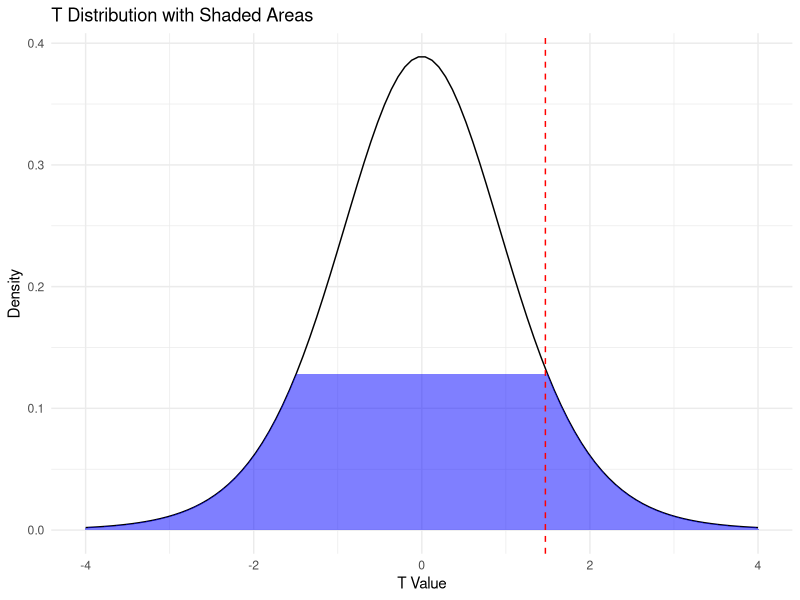
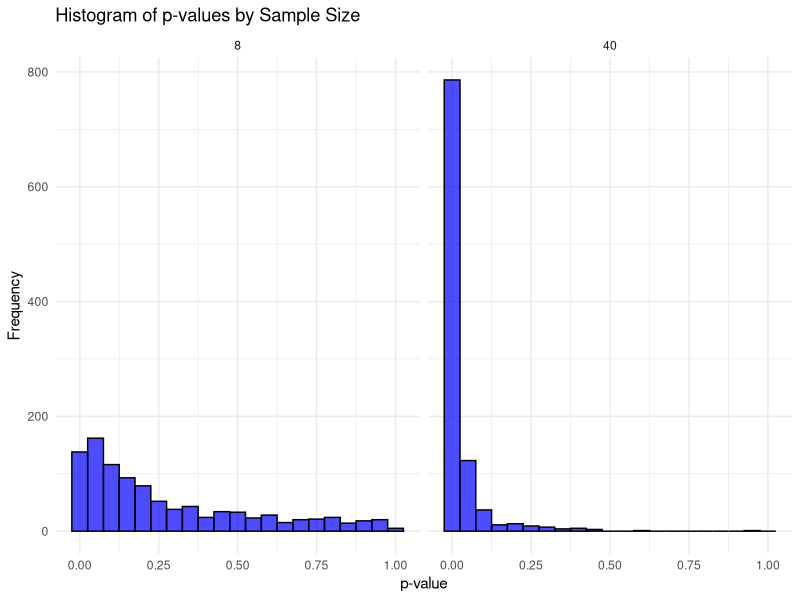
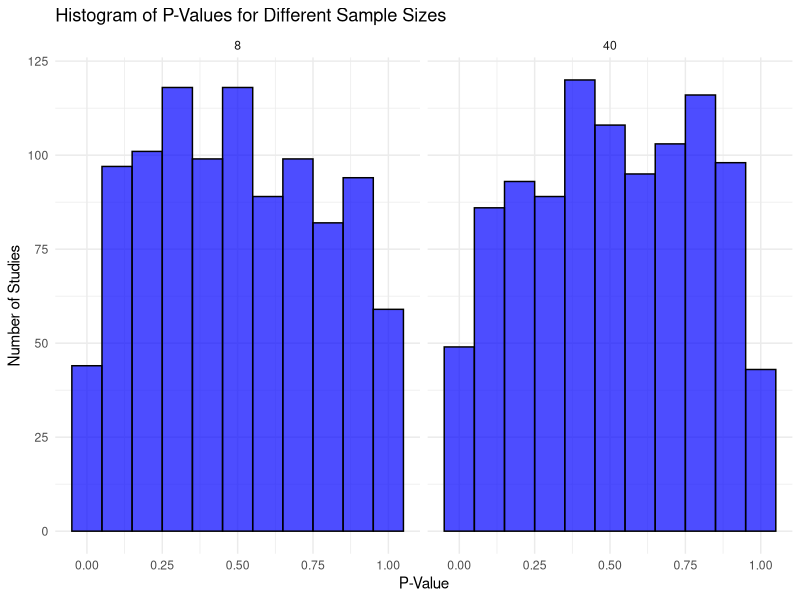

These figures' R source, in order:
## ---- chunk 1

# Laster inn nødvendige pakker
library(tidyverse)

# Setter seed for å gjøre resultatene reproduserbare
set.seed(1)

# Simulerer populasjonen med 1 million verdier, middelverdi 1.5 og standardavvik 3

population <- rnorm(1000000, mean = 1.5, sd = 3)

# Trekker ut to tilfeldige utvalg fra populasjonen, ett med n=8 og ett med n=40
samp1 <- data.frame(y = sample(population, 8, replace = FALSE))  # Utvalg med n = 8
samp2 <- data.frame(y = sample(population, 40, replace = FALSE))  # Utvalg med n = 40

# Tilpasser en lineær modell for begge utvalgene (y ~ 1 betyr bare å estimere gjennomsnittet)
m1 <- lm(y ~ 1, data = samp1)  # Modell for n = 8
m2 <- lm(y ~ 1, data = samp2)  # Modell for n = 40

# Viser oppsummering av modellene
summary(m1)
summary(m2)


## ---- chunk 2
# Analyse av resultatene fra modellene
cat("Resultater fra modell for n = 8:\n")
cat("Estimert gjennomsnitt (Intercept):", coef(m1)[1], "\n")
cat("Standardfeil (SE):", summary(m1)$coefficients[1, 2], "\n")
cat("t-verdi:", summary(m1)$coefficients[1, 3], "\n")
cat("p-verdi:", summary(m1)$coefficients[1, 4], "\n")

cat("\nResultater fra modell for n = 40:\n")
cat("Estimert gjennomsnitt (Intercept):", coef(m2)[1], "\n")
cat("Standardfeil (SE):", summary(m2)$coefficients[1, 2], "\n")
cat("t-verdi:", summary(m2)$coefficients[1, 3], "\n")
cat("p-verdi:", summary(m2)$coefficients[1, 4], "\n")


## ---- chunk 3
# plotter t - fordelingen
x_values <- seq(-4, 4, length.out = 100)
y_values <- dt(x_values, df = 10)

df <- data.frame(x = x_values, y = y_values)

# Plot
ggplot(df, aes(x = x, y = y)) +
  geom_line() +
  geom_area(data = subset(df, x >= 1.47 | x <= -1.47), fill = "blue", alpha = 0.5) +
  geom_vline(xintercept = 1.47, linetype = "dashed", color = "red") +
  labs(title = "T Distribution with Shaded Areas",
       x = "T Value", y = "Density") +
  theme_minimal()

## ---- chunk 4
# Create data frames to store the model estimates
results_8 <- data.frame(estimate = rep(NA, 1000), 
                      se = rep(NA, 1000), 
                      pval = rep(NA, 1000), 
                      n = 8)  

results_40 <- data.frame(estimate = rep(NA, 1000), 
                      se = rep(NA, 1000), 
                      pval = rep(NA, 1000), 
                      n = 40)

# A for loop used to sample 1000 studies, each iteration (i) will draw a new sample
# from the population. 

for(i in 1:1000) {
  
  # Draw a sample 
  samp1 <- data.frame(y = sample(population, 8, replace = FALSE))
  samp2 <- data.frame(y = sample(population, 40, replace = FALSE))

  # Model the data
  m1 <- lm(y ~ 1, data = samp1)
  m2 <- lm(y ~ 1, data = samp2)
  
  # Extract values from the models
  results_8[i, 1] <- coef(summary(m1))[1, 1]
  results_8[i, 2] <- coef(summary(m1))[1, 2]
  results_8[i, 3] <- coef(summary(m1))[1, 4]

  results_40[i, 1] <- coef(summary(m2))[1, 1]
  results_40[i, 2] <- coef(summary(m2))[1, 2]
  results_40[i, 3] <- coef(summary(m2))[1, 4]
  
  
}


# Save the results in a combined data frame

results <- bind_rows(results_8, results_40)

## ---- chunk 5
# Beregn standardavviket for estimatet
std_dev_8 <- sd(results$estimate[results$n == 8])
std_dev_40 <- sd(results$estimate[results$n == 40])

# Beregn gjennomsnittet av SE
mean_se_8 <- mean(results$se[results$n == 8])
mean_se_40 <- mean(results$se[results$n == 40])

# Vis resultatene
cat("Standardavvik for n=8:", std_dev_8, "\n")
cat("Gjennomsnittlig SE for n=8:", mean_se_8, "\n")
cat("Standardavvik for n=40:", std_dev_40, "\n")
cat("Gjennomsnittlig SE for n=40:", mean_se_40, "\n")

## ---- chunk 6
# Laster inn nødvendige pakker
library(ggplot2)
library(dplyr)

# Lager histogrammer av p-verdier
results %>%
  ggplot(aes(pval)) + 
  geom_histogram(binwidth = 0.05, fill = "blue", color = "black", alpha = 0.7) +
  facet_wrap(~ n) +
  labs(title = "Histogram of p-values by Sample Size",
       x = "p-value",
       y = "Frequency") +
  theme_minimal()

## ---- chunk 7

# Teller andelen signifikante resultater
significant_results <- results %>%
  filter(pval < 0.05) %>%
  group_by(n) %>%
  summarise(sig_results = n()/1000)

print(significant_results)

## ---- chunk 8

if (!requireNamespace("pwr", quietly = TRUE)) {
  install.packages("pwr")
}

## ---- chunk 9

library(pwr)

## ---- chunk 10

power_result <- pwr.t.test(n = 40, sig.level = 0.05, d = 1.5/3, type = "one.sample")
print(power_result)

## ---- chunk 11

# Antall signifikante studier for hver utvalgsstørrelse
significant_results <- results %>%
  filter(pval < 0.05) %>%
  group_by(n) %>%
  summarise(sig_results = n())

# Vis resultatene
print(significant_results)

## ---- chunk 12

population <- rnorm(1000000, mean = 0, sd = 3)


#Create data frames to store the model estimates
results_8 <- data.frame(estimate = rep(NA, 1000), 
                      se = rep(NA, 1000), 
                      pval = rep(NA, 1000), 
                      n = 8)  

results_40 <- data.frame(estimate = rep(NA, 1000), 
                      se = rep(NA, 1000), 
                      pval = rep(NA, 1000), 
                      n = 40)

# A for loop used to sample 1000 studies, each iteration (i) will draw a new sample
# from the population. 

for(i in 1:1000) {
  
  # Draw a sample 
  samp1 <- data.frame(y = sample(population, 8, replace = FALSE))
  samp2 <- data.frame(y = sample(population, 40, replace = FALSE))

  # Model the data
  m1 <- lm(y ~ 1, data = samp1)
  m2 <- lm(y ~ 1, data = samp2)
  
  # Extract values from the models
  results_8[i, 1] <- coef(summary(m1))[1, 1]
  results_8[i, 2] <- coef(summary(m1))[1, 2]
  results_8[i, 3] <- coef(summary(m1))[1, 4]

  results_40[i, 1] <- coef(summary(m2))[1, 1]
  results_40[i, 2] <- coef(summary(m2))[1, 2]
  results_40[i, 3] <- coef(summary(m2))[1, 4]
  
  
}


# Save the results in a combined data frame

results_null <- bind_rows(results_8, results_40)

## ---- chunk 13

head(results_null)

## ---- chunk 14

# Antall "false positive" resultater
false_positives <- sum(results_null$pval <= 0.05)

# Totalt antall studier
total_studies <- nrow(results_null)

# Andel "false positive" resultater
false_positive_rate <- false_positives / total_studies

# Print resultatene
false_positives
false_positive_rate

## ---- chunk 15
ggplot(results_null, aes(pval)) + 
  geom_histogram(binwidth = 0.1, color = "black", fill = "blue", alpha = 0.7) +
  facet_wrap(~ n) +
  labs(title = "Histogram of P-Values for Different Sample Sizes",
       x = "P-Value", y = "Number of Studies") +
  theme_minimal()
